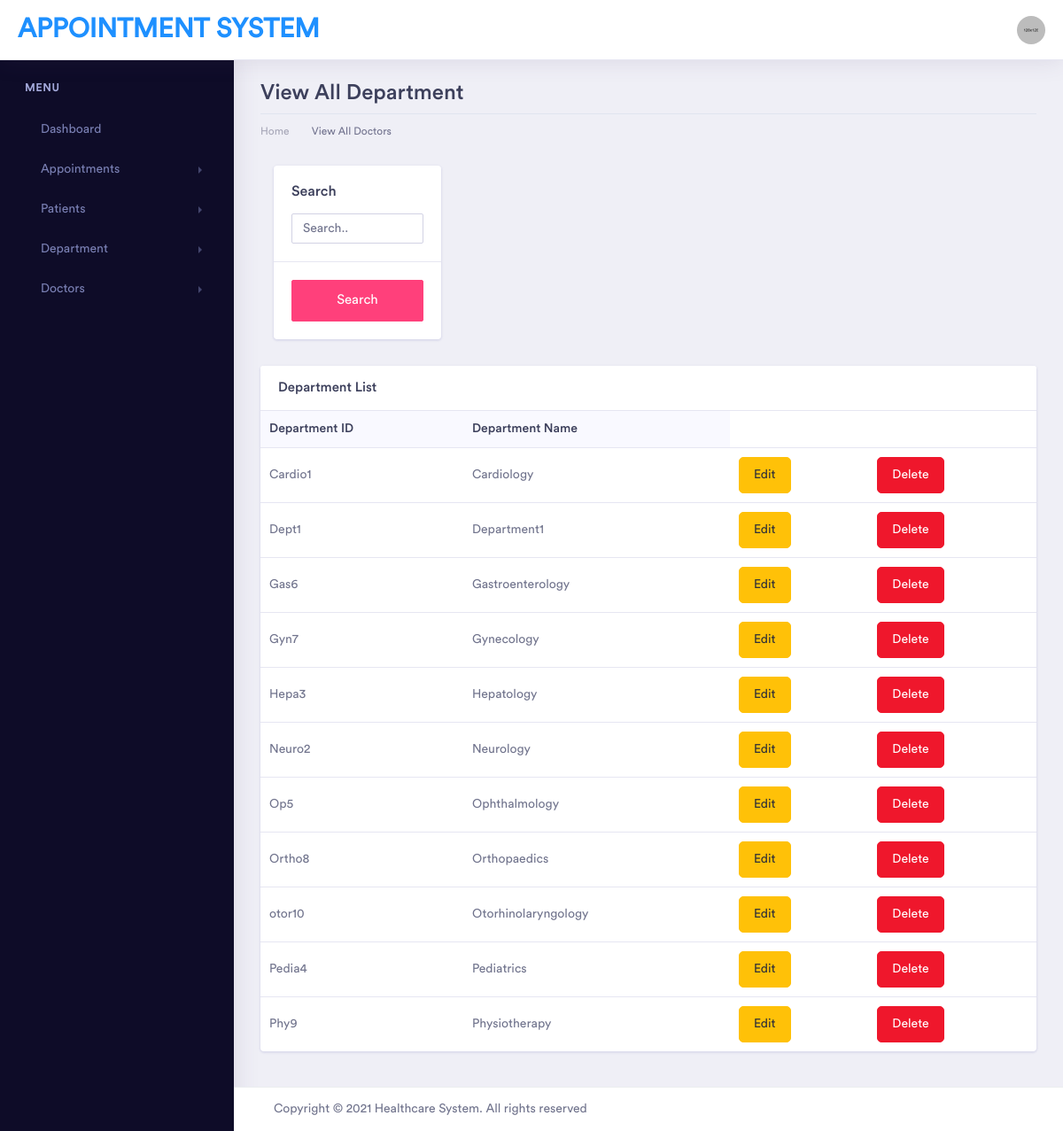
The page /dashboard/viewdept.php (signed in) on the database its author committed.
### tables this page shows
CREATE TABLE `department` (
  `departmentID` varchar(10) NOT NULL,
  `departmentName` varchar(20) NOT NULL
);

### dashboard/viewdept.php (the view, shortened to what this page needs)
<!doctype html>
<html lang="en">
<head>
    <link rel="stylesheet" href="./assets/vendor/bootstrap/css/bootstrap.min.css">
    <link href="./assets/vendor/fonts/circular-std/style.css" rel="stylesheet">
    <link rel="stylesheet" href="./assets/libs/css/style.css">
    <link rel="stylesheet" href="./assets/vendor/fonts/fontawesome/css/fontawesome-all.css">
    <link rel="stylesheet" href="./assets/vendor/charts/chartist-bundle/chartist.css">
    <link rel="stylesheet" href="./assets/vendor/charts/morris-bundle/morris.css">
    <link rel="stylesheet" href="./assets/vendor/fonts/material-design-iconic-font/css/materialdesignicons.min.css">
    <link rel="stylesheet" href="./assets/vendor/charts/c3charts/c3.css">
    <link rel="stylesheet" href="./assets/vendor/fonts/flag-icon-css/flag-icon.min.css">
</head>
<body>
    <div class="dashboard-main-wrapper">
        <div class="dashboard-header">
            <nav class="navbar navbar-expand-lg bg-white fixed-top">
                <a class="navbar-brand" href="index.php" style="color:dodgerblue">Appointment System</a>
                <div class="collapse navbar-collapse " id="navbarSupportedContent">
                    <ul class="navbar-nav ml-auto navbar-right-top">
                        <li class="nav-item dropdown nav-user">
                            <a class="nav-link nav-user-img" href="#" id="navbarDropdownMenuLink2" data-toggle="dropdown" aria-haspopup="true" aria-expanded="false"><img src="assets/images/avatar-1.jpg" alt="" class="user-avatar-md rounded-circle"></a>
                        </li>
                    </ul>
                </div>
            </nav>
        </div>
        <?php include("includes/sidebar.php") ?>
        <div class="dashboard-wrapper">
            <div class="dashboard-ecommerce">
                <div class="container-fluid dashboard-content ">
					<div class="row">
                        <div class="col-xl-12 col-lg-12 col-md-12 col-sm-12 col-12">
                            <div class="page-header">
                                <h2 class="pageheader-title">View All Department</h2>
								<div class="page-breadcrumb">
                                    <nav aria-label="breadcrumb">
                                        <ol class="breadcrumb">
                                            <li class="breadcrumb-item"><a href="index.php" class="breadcrumb-link">Home</a></li>
                                            <li class="breadcrumb-item active" aria-current="page">View All Doctors</li>
                                        </ol>
                                    </nav>
                                </div>
                            </div>
                        </div>
                    </div>
                    <div class="ecommerce-widget">
                    <?php
if(isset($_POST['search'])){
    $search = $_POST['searchval'];
    $query= "SELECT * FROM `department` WHERE CONCAT (`departmentID`,`departmentName`) LIKE '%".$search."%'";
    $search_result = searchTable($query);
}
else{
    $query= "SELECT * FROM department ORDER BY departmentName";
    $search_result = searchTable($query);
}
function searchTable($query){
    $conn = new mysqli ('localhost', 'root','','health_appointment');
    $result = mysqli_query($conn,$query);
    return $result;
}
?>
<div class="col-xl-3 col-lg-4 col-md-4 col-sm-12 col-12">
    <div class="card">
        <form action="" method="post">
            <div class="card-body">
                <h3 class="font-16">Search</h3>
                <input class="form-control" type="text" name="searchval" placeholder="Search..">
            </div>
            <div class="card-body border-top">
                <button type="submit" class="btn btn-secondary btn-lg btn-block" name="search" >Search</button>
            </div>
        </form>
    </div>
</div>
						<div class="row">
                            <div class="col-xl-12 col-lg-12 col-md-12 col-sm-12 col-12">
                                <div class="card">
                                    <h5 class="card-header">Department List
                                    </h5>
                                    <div class="card-body p-0">
                                        <div class="table-responsive">
                                            <table class="table" id="docinfo">
                                                <thead class="bg-light">
                                                    <tr class="border-0">
                                                        <th class="border-0">Department ID</th>
                                                        <th class="border-0">Department Name</th>
                                                    </tr>
                                                </thead>
                                                <tbody id="doclist">
                                                    <?php
                                                        if(mysqli_num_rows($search_result)>0){
                                                            while($row = mysqli_fetch_array($search_result)){
                                                    ?>
                                                                <tr>
                                                                    <td><?php echo $row['departmentID']; ?></td>
                                                                    <td><?php echo $row['departmentName']; ?></td>
                                                                    <td>
                                                                        <form action="editdept.php" method="POST">
                                                                            <button type="submit" name="editBtn"class="btn btn-warning" style="border-radius: 5px;">Edit</button>
                                                                        </form>
                                                                    </td>
                                                                    <td>
                                                                        <form action="" method="POST">
                                                                            <button type="submit" name="delBtn"class="btn btn-danger" style="border-radius: 5px;">Delete</button>
                                                                        </form>
                                                                    </td>
                                                                </tr>
                                                    <?php
                                                            }
                                                        }
                                                        else{
                                                            echo "<td> No record found </td>";
                                                        }
                                                    ?>
                                                </tbody>
                                            </table>
                                        </div>
                                    </div>
                                </div>
                            </div>
                        </div>
                </div>
            </div>
            <?php include("includes/footer.php") ?>

### rows shown on the page
department: departmentID "Cardio1", departmentName "Cardiology"
department: departmentID "Dept1", departmentName "Department1"
department: departmentID "Gas6", departmentName "Gastroenterology"
department: departmentID "Gyn7", departmentName "Gynecology"
department: departmentID "Hepa3", departmentName "Hepatology"
department: departmentID "Neuro2", departmentName "Neurology"
department: departmentID "Op5", departmentName "Ophthalmology"
department: departmentID "Ortho8", departmentName "Orthopaedics"
department: departmentID "otor10", departmentName "Otorhinolaryngology"
department: departmentID "Pedia4", departmentName "Pediatrics"
department: departmentID "Phy9", departmentName "Physiotherapy"
